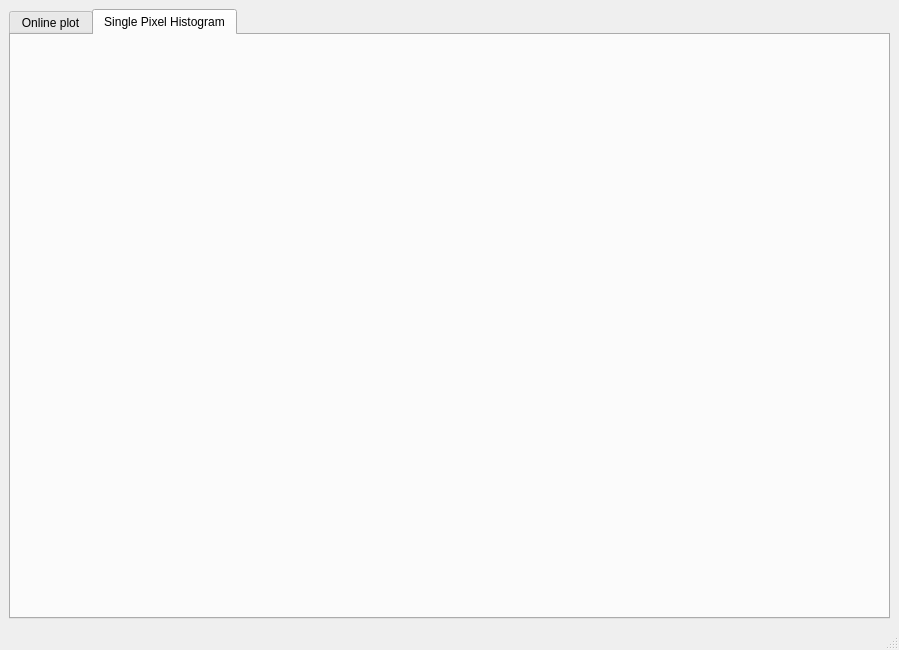
<?xml version="1.0" encoding="UTF-8"?>
<ui version="4.0">
 <class>MainWindow</class>
 <widget class="QMainWindow" name="MainWindow">
  <property name="geometry">
   <rect>
    <x>0</x>
    <y>0</y>
    <width>899</width>
    <height>650</height>
   </rect>
  </property>
  <property name="sizePolicy">
   <sizepolicy hsizetype="Preferred" vsizetype="Preferred">
    <horstretch>1</horstretch>
    <verstretch>1</verstretch>
   </sizepolicy>
  </property>
  <property name="windowTitle">
   <string>DAPLIS - Real Time Plotting</string>
  </property>
  <widget class="QWidget" name="centralwidget">
   <property name="sizePolicy">
    <sizepolicy hsizetype="Preferred" vsizetype="Preferred">
     <horstretch>1</horstretch>
     <verstretch>1</verstretch>
    </sizepolicy>
   </property>
   <layout class="QGridLayout" name="gridLayout_2">
    <item row="0" column="0">
     <widget class="QTabWidget" name="tabWidget">
      <property name="sizePolicy">
       <sizepolicy hsizetype="Expanding" vsizetype="Expanding">
        <horstretch>1</horstretch>
        <verstretch>1</verstretch>
       </sizepolicy>
      </property>
      <property name="currentIndex">
       <number>1</number>
      </property>
      <widget class="QWidget" name="tab">
       <property name="sizePolicy">
        <sizepolicy hsizetype="Preferred" vsizetype="Preferred">
         <horstretch>1</horstretch>
         <verstretch>1</verstretch>
        </sizepolicy>
       </property>
       <attribute name="title">
        <string>Online plot</string>
       </attribute>
       <layout class="QGridLayout" name="gridLayout"/>
      </widget>
      <widget class="QWidget" name="tab_2">
       <attribute name="title">
        <string>Single Pixel Histogram</string>
       </attribute>
      </widget>
     </widget>
    </item>
   </layout>
  </widget>
  <widget class="QMenuBar" name="menubar">
   <property name="geometry">
    <rect>
     <x>0</x>
     <y>0</y>
     <width>899</width>
     <height>26</height>
    </rect>
   </property>
  </widget>
  <widget class="QStatusBar" name="statusbar"/>
 </widget>
 <resources/>
 <connections/>
</ui>
